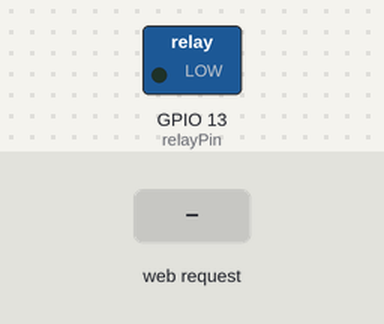
Bench run of a sketch on a simulated ESP32. On the bench: switched loads named in the sketch (green lamp = pin HIGH). The test bench sets the inputs (shaded band). WiFi joins after 1.5 s; servers stay silent unless stated; what the sketch prints to the serial monitor is not drawn.

Above: at 2.7 s.
2.8 s: HTTP request GET /on received
At 3.9 s:
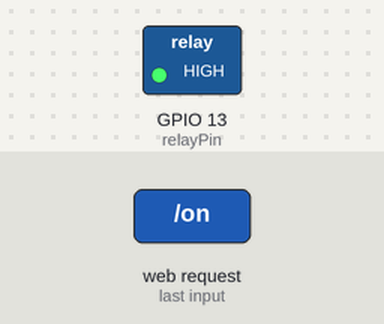
4.3 s: HTTP request GET /off received
At 5.1 s:
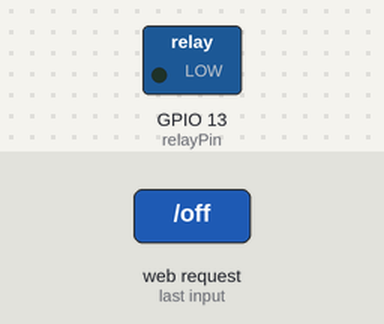
Timing chart, 0 to 7.3 s (numbered marks = the images above; inputs shaded):
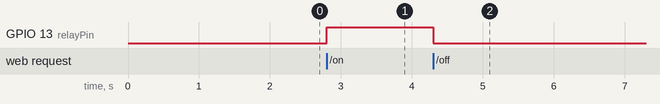

Measured:
- after the input at 2.8 s, GPIO 13 (relayPin): LOW → HIGH at once
- after the input at 4.3 s, GPIO 13 (relayPin): HIGH → LOW at once

The sketch:

relay_test.ino
```cpp
#include <WiFi.h>
#include <WiFiClient.h>
#include <WebServer.h>

const char* ssid = "GRS_NET";     // Replace with your WiFi SSID
const char* password = "roshan18"; // Replace with your WiFi password

WebServer server(80);

const int relayPin = 13; // GPIO pin connected to relay
bool relayState = false;

void setup() {
  Serial.begin(115200);
  pinMode(relayPin, OUTPUT);
  digitalWrite(relayPin, LOW); // Ensure relay is off initially

  // Connect to WiFi
  WiFi.begin(ssid, password);
  Serial.println("Connecting to WiFi...");

  while (WiFi.status() != WL_CONNECTED) {
    delay(500);
    Serial.print(".");
  }

  Serial.println("");
  Serial.println("WiFi connected");
  Serial.println("IP address: ");
  Serial.println(WiFi.localIP());

  // Setup server routes
  server.on("/", handleRoot);
  server.on("/on", handleOn);
  server.on("/off", handleOff);
  server.on("/status", handleStatus);
  server.onNotFound(handleNotFound);

  server.begin();
  Serial.println("HTTP server started");
}

void loop() {
  server.handleClient();
}

void handleRoot() {
  String html = "<!DOCTYPE html><html><head><title>ESP-32 Relay Control</title>";
  html += "<meta name=\"viewport\" content=\"width=device-width, initial-scale=1\">";
  html += "<style>body{font-family:Arial,sans-serif;text-align:center;margin-top:50px;}";
  html += "button{padding:10px 20px;font-size:16px;margin:10px;}</style></head><body>";
  html += "<h1>Relay Control</h1>";
  html += "<p>Current State: " + String(relayState ? "ON" : "OFF") + "</p>";
  html += "<a href=\"/on\"><button>Turn ON</button></a>";
  html += "<a href=\"/off\"><button>Turn OFF</button></a>";
  html += "</body></html>";

  server.send(200, "text/html", html);
}

void handleOn() {
  digitalWrite(relayPin, HIGH);
  relayState = true;
  server.send(200, "text/plain", "Relay turned ON");
}

void handleOff() {
  digitalWrite(relayPin, LOW);
  relayState = false;
  server.send(200, "text/plain", "Relay turned OFF");
}

void handleStatus() {
  server.send(200, "text/plain", relayState ? "ON" : "OFF");
}

void handleNotFound() {
  server.send(404, "text/plain", "Not Found");
}
```
